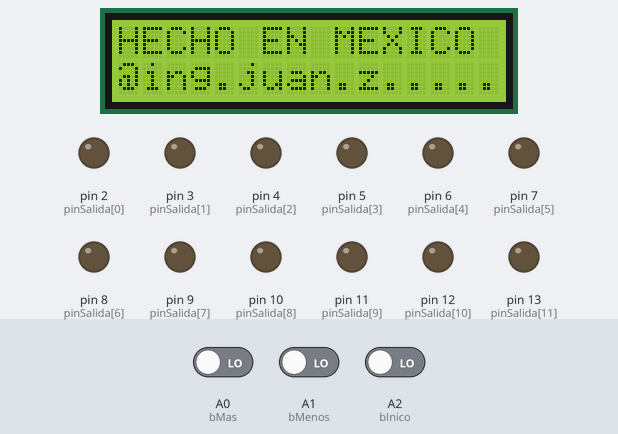
The sketch below on a simulated Arduino Uno, built with avr-gcc and run on an emulated ATmega328P. On the bench: 16×2 character LCD, output pins drawn as LEDs (lit = HIGH). Inputs (shaded band) come from the test bench; at power-on: A0 (bMas) LOW, A2 (bInico) LOW, A1 (bMenos) LOW. What the sketch prints to the serial monitor is not drawn.

Above: at 1.3 s.
At 5.4 s:
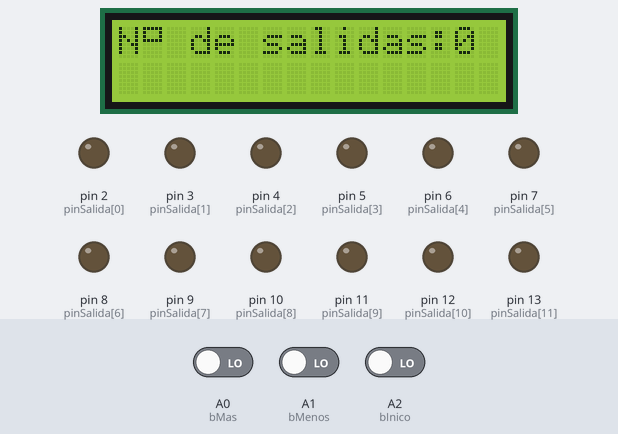
5.5 s: A0 (bMas) driven HIGH
At 6.13 s:
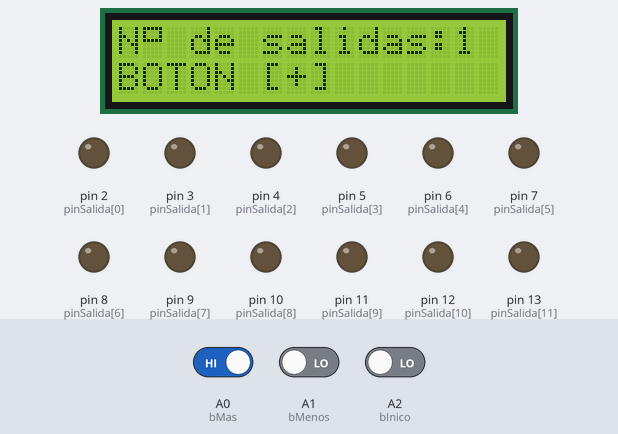
8.1 s: A2 (bInico) driven HIGH
At 9.3 s:
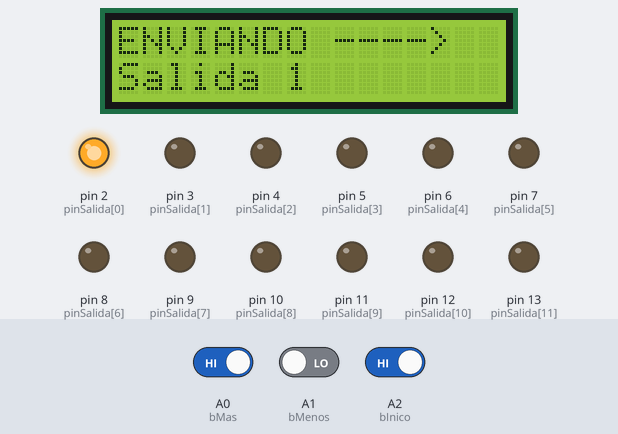
17.1 s: A1 (bMenos) driven HIGH
Timing chart, 0 to 26.1 s (numbered marks = the images above; inputs shaded):
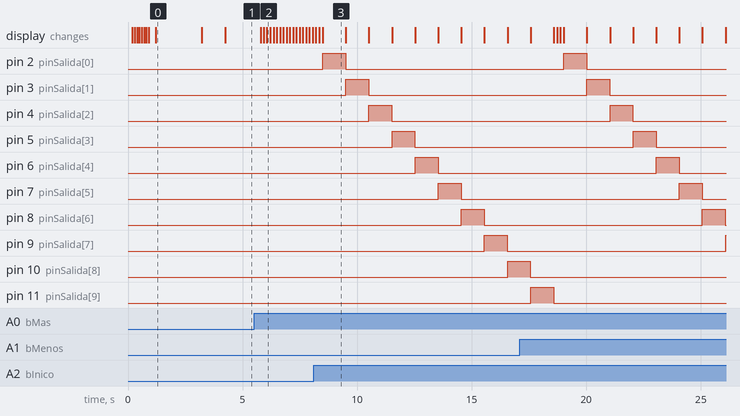

Measured:
- after the input at 5.5 s, the display: first changes after 0.29 s (image 2 shows a later state)
- after the input at 8.1 s, pin 2 (pinSalida[0]): LOW → HIGH after 0.40 s, → LOW 1.0 s later; pin 3 (pinSalida[1]): LOW → HIGH after 1.4 s, → LOW 1.0 s later
- what the display in image 0 shows lasts 2.0 s, from 1.2 s to 3.2 s
- what the display in image 3 shows lasts 1.0 s, from 8.5 s to 9.5 s

The sketch:

Maestro.ino
```cpp
/*IDC  2020
   (Identificador de cableado)
   Este proyecto esta dividiodo en dos diferentes arduinos
   Maestro y Esclavo

   Maestro:
   Este solo se encargara de seleccionar el numero de lineas a identificar
   el cual devera ser el mismo en el esclavo, se controla por 3 botones:
   [bMas] [bMenos]  [bInico]

   [bMas] Aumentar el numero de salidas
   [bMenos] Disminuye el numero de salidas
   [bInico] Inicia la secuencia

   Simplemente se envia una secuencia asendente que sera la referencia,
   para el orden de los cables, el esclavo se encargara de leer las entradas
   y dar el orden corrento segun esten los cables conecatdo.

   Ejemplo:
   Master [ 2, 3, 4, 5, 6, 7, 8, 9, 10, 11, 12, 13]
   [ El oden de los cables del esclavo dependera de como se conecte ejemplo]
   Esclavo [ 2, 3, 4, 5, 6, 7, 8, 9, 10, 11, 12, 13]==>(entradas de conección)
   y debera mandar la secunecia correcta para ordenarlos cables
   Esclavo [ 3, 6, 7, 9, 5, 11 , 10, 2, 4, 8, 13, 12]==>(orden correcto)

*/


#include <Wire.h>
#include "DFRobot_LCD.h"

//Numero de salidas.
int pinSalida[12] = { 2, 3, 4, 5, 6, 7, 8, 9, 10, 11, 12, 13};

//Botons de control.
const int bMas = A0;
const int bMenos = A1;
const int bInico = A2;

//Configuracion de LCD.
DFRobot_LCD lcd(16, 2);

//Simbolos personalisados para LCD.
byte SyNum[8] = {
  0b11111,
  0b10001,
  0b10001,
  0b11111,
  0b00000,
  0b00000,
  0b00000,
  0b00000
};

// Variable Auxuliar.
int contador = 0;

//Botones de control [+],[-].
int estado_bMas = 0;
int ultimo_estado_bMas = 0;
int estado_bMenos = 0;
int ultimo_estado_bMenos = 0;
int estado_bInico = 0;
int ultimo_estado_bInico = 0;

void setup() {
  //Declaracion de simbolo(s).
  lcd.customSymbol(0, SyNum);

  //Se puede eliminar el uso del Puerto Serial.
  Serial.begin(9600);

  pinMode(bMas, INPUT);
  Serial.print ("Pin: ");
  Serial.print (bMas);
  Serial.println (" como Entrada");

  pinMode(bMenos, INPUT);
  Serial.print ("Pin: ");
  Serial.print (bMenos);
  Serial.println (" como Entrada");

  pinMode(bInico, INPUT);
  Serial.print ("Pin: ");
  Serial.print (bInico);
  Serial.println (" como Entrada");

  //Se inicia la LCD.
  lcd.init();

  //Mensaje de entrada/presentacion.
  lcd.setCursor(4, 0);
  lcd.print("IDC  2020");
  lcd.setCursor(0, 1);
  lcd.print("LOADING");
  for (int i = 7 ; i <= 15; i++) {
    lcd.setCursor(i, 1);
    lcd.print(".");
    delay(100);
  }

  for (int i = 0; i < 12; i++) {
    pinMode(pinSalida[i], OUTPUT);
    Serial.print ("Pin: ");
    Serial.print (pinSalida[i]);
    Serial.println (" como Salida");
  }

  lcd.setCursor(0, 0);    //se posiciona el cursor en la LCD.
  lcd.print("HECHO EN MEXICO");
  lcd.setCursor(0, 1);
  lcd.print("@ing.juan.z");
  delay(2000);
  lcd.clear();            //limpia la pantalla

  lcd.setCursor(0, 0);    //se posiciona el cursor en la LCD.
  lcd.print("MAESTRO");
  delay(1000);
  lcd.clear();            //limpia la pantalla

}

void loop() {
  lcd.setCursor(0, 0);
  lcd.print("N");
  lcd.write((unsigned char)0);    //inserta el symbolo personalisados
  lcd.print(" de salidas:");
  lcd.print(contador);


  estado_bMas = digitalRead(bMas);
  Serial.print("Valor de Boton mas: "); //Se puede borrar
  Serial.println(estado_bMas);
  Serial.print("Ultimo Valor de Boton mas: ");
  Serial.println(ultimo_estado_bMas);

  estado_bMenos = digitalRead(bMenos);
  Serial.print("Valor de Boton menos: ");
  Serial.println(estado_bMenos);
  Serial.print("Ultimo Valor de Boton menos: ");
  Serial.println(ultimo_estado_bMenos);

  estado_bInico = digitalRead(bInico);
  Serial.print("Valor de Boton inico: ");
  Serial.println(estado_bInico);
  Serial.print("Ultimo Valor de Boton Inico: ");
  Serial.println(ultimo_estado_bInico);

  /////////////////////////////////////////////////
  //bMas
  if (estado_bMas != ultimo_estado_bMas) {
    if (contador >= 12) {
      Serial.print("Todas las salidas activadas: ");
      Serial.println(contador);
      Serial.print("pin: ");
      Serial.println(pinSalida[contador - 1]);
      estado_bMas = 0;
      lcd.setCursor(0, 1);
      lcd.print("ALL OUTPUTS ON");
      //delay(5000);
    }
    if (estado_bMas == 1) {
      if (contador < 12) {
        //digitalWrite(pinSalida[contador], HIGH);
        Serial.print("Prender pin: ");
        Serial.println(pinSalida[contador]);
        contador++;
        Serial.print("Contador en: ");
        Serial.println(contador);
        lcd.setCursor(0, 1);
        lcd.print("BOTON [+]       ");
        delay(100);
        lcd.setCursor(0, 1);
        lcd.print("                ");
      }
    }
  }
  /////////////////////////////////////////////////
  //bMenos
  if (estado_bMenos != ultimo_estado_bMenos) {
    if (contador <= 0) {
      Serial.print("Salidas desactivadas");
      Serial.println(contador);
      estado_bMenos = 0;
      lcd.setCursor(0, 1);
      lcd.print("ALL OUTPUTS OFF");
    }
    if (estado_bMenos == 1) {
      //digitalWrite(pinSalida[contador - 1], LOW);
      Serial.print("Apaga pin: ");
      Serial.println(contador + 1);
      contador--;
      Serial.print("Contador en: ");
      Serial.println(contador);
      lcd.setCursor(15, 0);
      lcd.print(" ");
      lcd.setCursor(0, 1);
      lcd.print("BOTON [-]       ");
      delay(100);
      lcd.setCursor(0, 1);
      lcd.print("                ");
    }
  }
  /////////////////////////////////////////////////
  // bInicio
  if (estado_bInico != ultimo_estado_bInico) {
    lcd.clear();
    lcd.setCursor(0, 0);
    lcd.print("ENVIANDO ----> ");
    for (int i = 0; i < contador; i++) {
      lcd.setCursor(0, 1);
      lcd.print("Salida ");
      lcd.print(i + 1);
      digitalWrite(pinSalida[i], HIGH);
      delay(1000);
      digitalWrite(pinSalida[i], LOW);
    }
    lcd.clear();
  }
}
```
